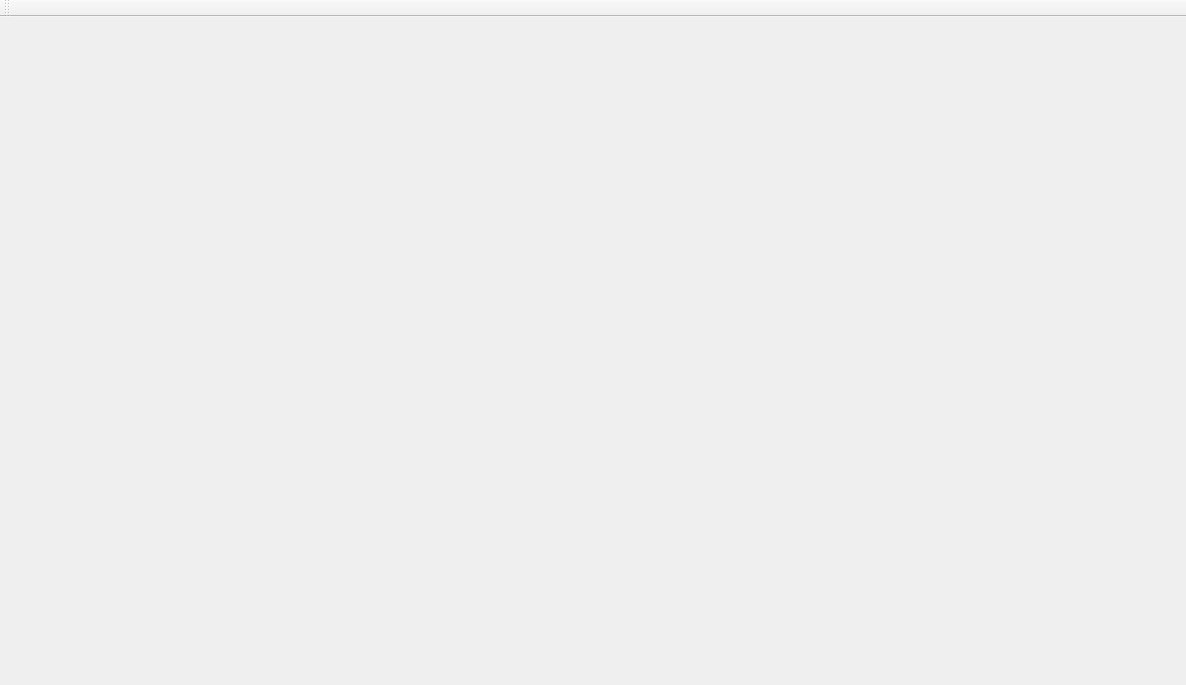
<?xml version="1.0" encoding="UTF-8"?>
<ui version="4.0">
 <class>ConceptEngineEditorClass</class>
 <widget class="QMainWindow" name="ConceptEngineEditorClass">
  <property name="geometry">
   <rect>
    <x>0</x>
    <y>0</y>
    <width>1186</width>
    <height>685</height>
   </rect>
  </property>
  <property name="windowTitle">
   <string>ConceptEngineEditor</string>
  </property>
  <widget class="QWidget" name="mainWidget"/>
  <widget class="QMenuBar" name="menuBar">
   <property name="geometry">
    <rect>
     <x>0</x>
     <y>0</y>
     <width>1186</width>
     <height>21</height>
    </rect>
   </property>
  </widget>
  <widget class="QToolBar" name="mainToolBar">
   <attribute name="toolBarArea">
    <enum>TopToolBarArea</enum>
   </attribute>
   <attribute name="toolBarBreak">
    <bool>false</bool>
   </attribute>
  </widget>
 </widget>
 <layoutdefault spacing="6" margin="11"/>
 <resources>
  <include location="ConceptEngineEditor.qrc"/>
 </resources>
 <connections/>
</ui>
